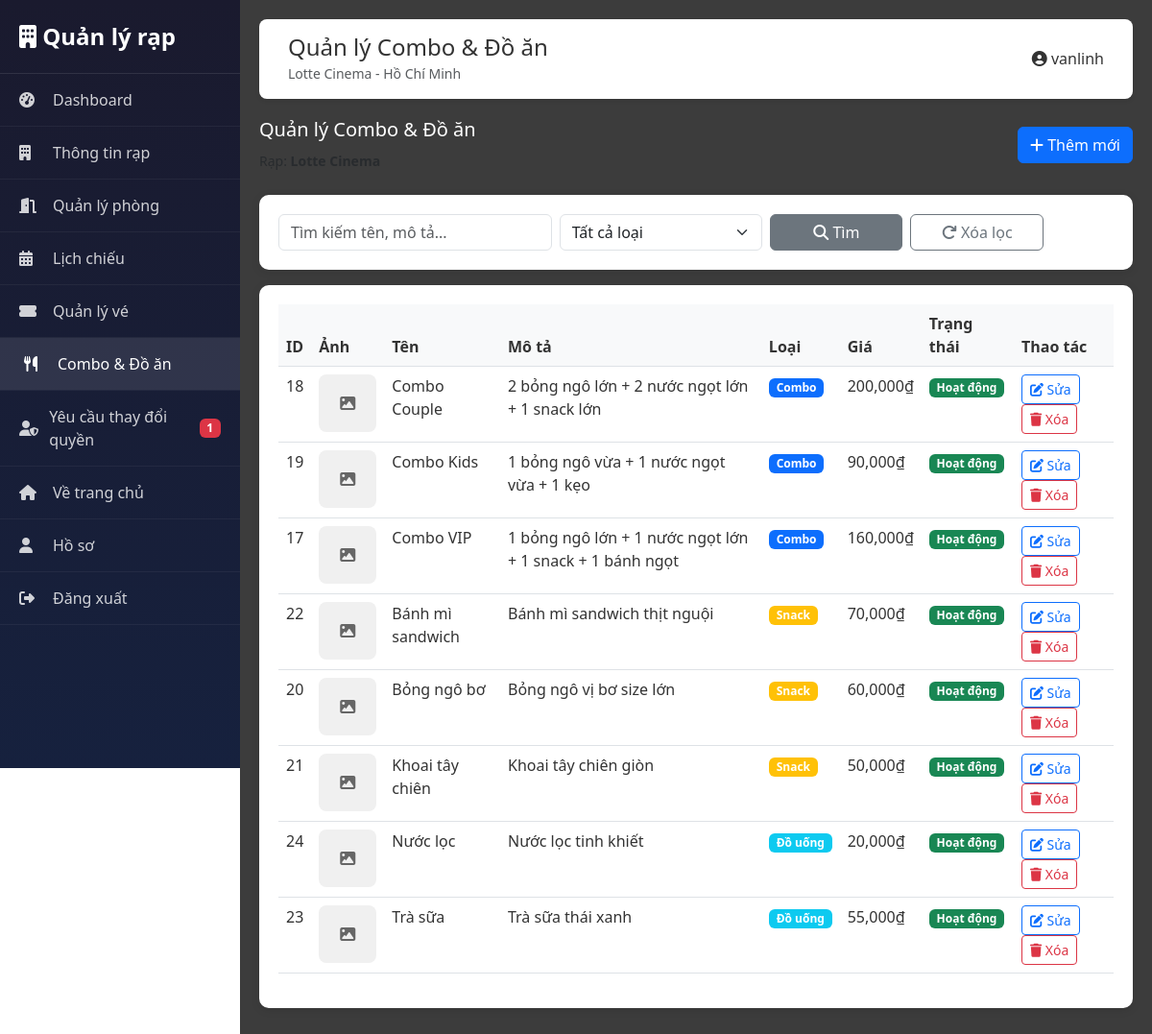
Screenshot of /?route=moderator/foodItems (signed in) with the database file from the repository.
### tables this page shows
CREATE TABLE `theaters` (
  `id` int(11) NOT NULL,
  `name` varchar(150) NOT NULL,
  `location` varchar(255) DEFAULT NULL,
  `phone` varchar(20) DEFAULT NULL,
  `created_at` timestamp NOT NULL DEFAULT current_timestamp(),
  `total_screens` int(11) DEFAULT 1,
  `address` text DEFAULT NULL,
  `is_active` tinyint(1) DEFAULT 1
);

CREATE TABLE `users` (
  `id` int(11) NOT NULL,
  `name` varchar(100) NOT NULL,
  `email` varchar(120) NOT NULL,
  `password` varchar(255) NOT NULL,
  `avatar` varchar(255) DEFAULT NULL,
  `birthdate` date DEFAULT NULL,
  `rank` enum('Bronze','Silver','Gold','Platinum') DEFAULT 'Bronze',
  `points` int(11) DEFAULT 0,
  `subscription_id` int(11) DEFAULT NULL,
  `status` enum('active','inactive','banned') DEFAULT 'active',
  `email_verified` tinyint(1) DEFAULT 0,
  `created_at` timestamp NOT NULL DEFAULT current_timestamp(),
  `updated_at` timestamp NOT NULL DEFAULT current_timestamp() ON UPDATE current_timestamp(),
  `role` enum('user','admin','moderator','manager') DEFAULT 'user',
  `theater_id` int(11) DEFAULT NULL,
  `is_active` tinyint(1) DEFAULT 1,
  `last_login` datetime DEFAULT NULL
);

CREATE TABLE `food_items` (
  `id` int(11) NOT NULL,
  `theater_id` int(11) DEFAULT NULL,
  `name` varchar(255) NOT NULL,
  `description` text DEFAULT NULL,
  `price` decimal(10,2) NOT NULL,
  `image` varchar(255) DEFAULT NULL,
  `type` enum('combo','snack','drink') DEFAULT 'combo',
  `is_active` tinyint(1) DEFAULT 1,
  `created_at` timestamp NOT NULL DEFAULT current_timestamp()
);

### modules/admin/views/moderator/food_items.php (the view, shortened to what the rows shown need)
<div class="stat-card">
    <div class="table-responsive">
        <table class="table table-hover">
            <thead>
                <tr>
                    <th>ID</th>
                    <th>Ảnh</th>
                    <th>Tên</th>
                    <th>Mô tả</th>
                    <th>Loại</th>
                    <th>Giá</th>
                    <th>Trạng thái</th>
                    <th>Thao tác</th>
                </tr>
            </thead>
            <tbody>
                <?php if (empty($foodItems)): ?>
                    <tr>
                        <td colspan="8" class="text-center text-muted py-4">
                            <i class="fas fa-inbox fa-2x mb-2 d-block"></i>
                            Chưa có combo/đồ ăn nào cho rạp này.
                            <a href="?route=moderator/foodItemsCreate" class="text-primary">Thêm mới ngay</a>
                        </td>
                    </tr>
                <?php else: ?>
                    <?php foreach ($foodItems as $item): ?>
                        <tr>
                            <td><?php echo $item['id']; ?></td>
                            <td>
                                <?php if ($item['image']): ?>
                                    <img src="<?php echo htmlspecialchars($item['image']); ?>"
                                         alt="<?php echo htmlspecialchars($item['name']); ?>"
                                         style="width: 60px; height: 60px; object-fit: cover; border-radius: 8px;">
                                <?php else: ?>
                                    <div style="width: 60px; height: 60px; background: #f0f0f0; border-radius: 8px; display: flex; align-items: center; justify-content: center;">
                                        <i class="fas fa-image text-muted"></i>
                                    </div>
                                <?php endif; ?>
                            </td>
                            <td><?php echo htmlspecialchars($item['name']); ?></td>
                            <td><?php echo htmlspecialchars($item['description'] ?? ''); ?></td>
                            <td>
                                <span class="badge bg-<?php
                                    echo $item['type'] === 'combo' ? 'primary' :
                                        ($item['type'] === 'snack' ? 'warning' : 'info');
                                ?>">
                                    <?php
                                    echo $item['type'] === 'combo' ? 'Combo' :
                                        ($item['type'] === 'snack' ? 'Snack' : 'Đồ uống');
                                    ?>
                                </span>
                            </td>
                            <td><?php echo number_format($item['price']); ?>₫</td>
                            <td>
                                <span class="badge bg-<?php echo $item['is_active'] ? 'success' : 'secondary'; ?>">
                                    <?php echo $item['is_active'] ? 'Hoạt động' : 'Ngừng bán'; ?>
                                </span>
                            </td>
                            <td>
                                <a href="?route=moderator/foodItemsEdit&id=<?php echo $item['id']; ?>" class="btn btn-sm btn-outline-primary me-1">
                                    <i class="fas fa-edit"></i> Sửa
                                </a>
                                <a href="?route=moderator/foodItemsDelete&id=<?php echo $item['id']; ?>"
                                   class="btn btn-sm btn-outline-danger"
                                   onclick="return confirm('Bạn chắc chắn muốn xóa combo/đồ ăn này?')">
                                    <i class="fas fa-trash"></i> Xóa
                                </a>
                            </td>
                        </tr>
                    <?php endforeach; ?>
                <?php endif; ?>
            </tbody>
        </table>
    </div>
</div>

### modules/admin/views/moderator/layout.php (shortened to what the rows shown need)
<!DOCTYPE html>
<html lang="vi">
<head>
    <link href="https://cdn.jsdelivr.net/npm/bootstrap@5.3.0/dist/css/bootstrap.min.css" rel="stylesheet">
    <link rel="stylesheet" href="https://cdnjs.cloudflare.com/ajax/libs/font-awesome/6.4.0/css/all.min.css">
    <?php
    $baseUrl = UrlHelper::getBaseUrl();
    ?>
    <link rel="stylesheet" href="<?php echo htmlspecialchars($baseUrl); ?>/style.css?v=<?php echo time(); ?>">
</head>
<body>
    <div class="moderator-main">
        <div class="moderator-header">
            <div class="d-flex justify-content-between align-items-center">
                <div>
                    <h4 class="mb-0"><?php echo $title ?? 'Quản lý rạp'; ?></h4>
                    <?php if (isset($theater)): ?>
                        <small class="text-muted"><?php echo htmlspecialchars($theater['name']); ?> - <?php echo htmlspecialchars($theater['location'] ?? ''); ?></small>
                    <?php endif; ?>
                </div>
                <div class="d-flex align-items-center gap-3">
                    <span><i class="fas fa-user-circle"></i> <?php echo htmlspecialchars($user['name'] ?? 'Moderator'); ?></span>
                </div>
            </div>
        </div>
        <?php echo $content; ?>
    </div>
</body>
</html>

### rows the page displays
theaters: name "Lotte Cinema", location "Hồ Chí Minh"
users: name "vanlinh"
food_items: id "18", name "Combo Couple", description "2 bỏng ngô lớn + 2 nước ngọt lớn + 1 snack lớn", type "Combo", price "200,000", is_active "Hoạt động"
food_items: id "19", name "Combo Kids", description "1 bỏng ngô vừa + 1 nước ngọt vừa + 1 kẹo", type "Combo", price "90,000", is_active "Hoạt động"
food_items: id "17", name "Combo VIP", description "1 bỏng ngô lớn + 1 nước ngọt lớn + 1 snack + 1 bánh ngọt", type "Combo", price "160,000", is_active "Hoạt động"
food_items: id "22", name "Bánh mì sandwich", description "Bánh mì sandwich thịt nguội", type "Snack", price "70,000", is_active "Hoạt động"
food_items: id "20", name "Bỏng ngô bơ", description "Bỏng ngô vị bơ size lớn", type "Snack", price "60,000", is_active "Hoạt động"
food_items: id "21", name "Khoai tây chiên", description "Khoai tây chiên giòn", type "Snack", price "50,000", is_active "Hoạt động"
food_items: id "24", name "Nước lọc", description "Nước lọc tinh khiết", type "Đồ uống", price "20,000", is_active "Hoạt động"
food_items: id "23", name "Trà sữa", description "Trà sữa thái xanh", type "Đồ uống", price "55,000", is_active "Hoạt động"

### other values shown
$pendingCount "1"
$title "Quản lý Combo & Đồ ăn"
